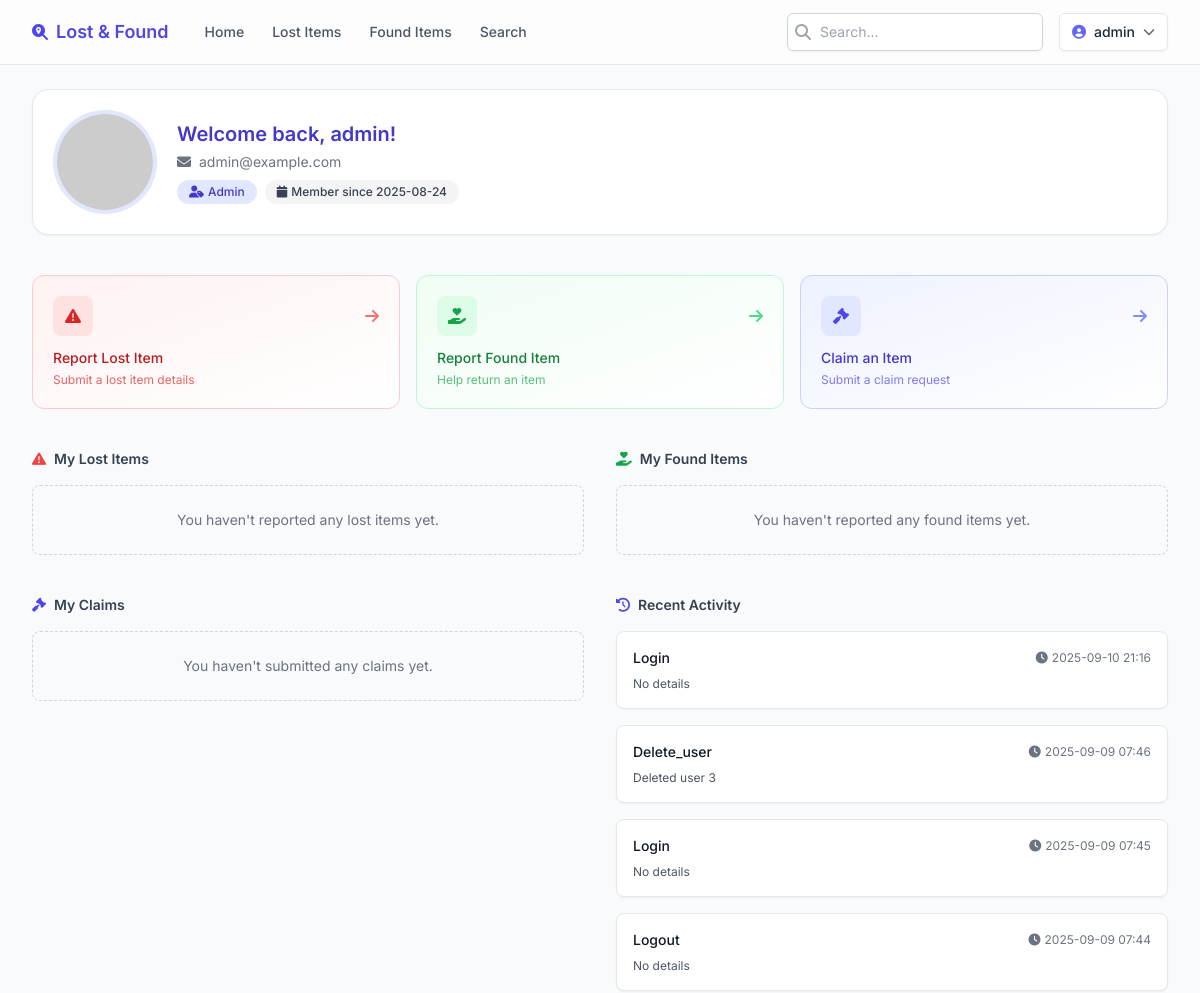
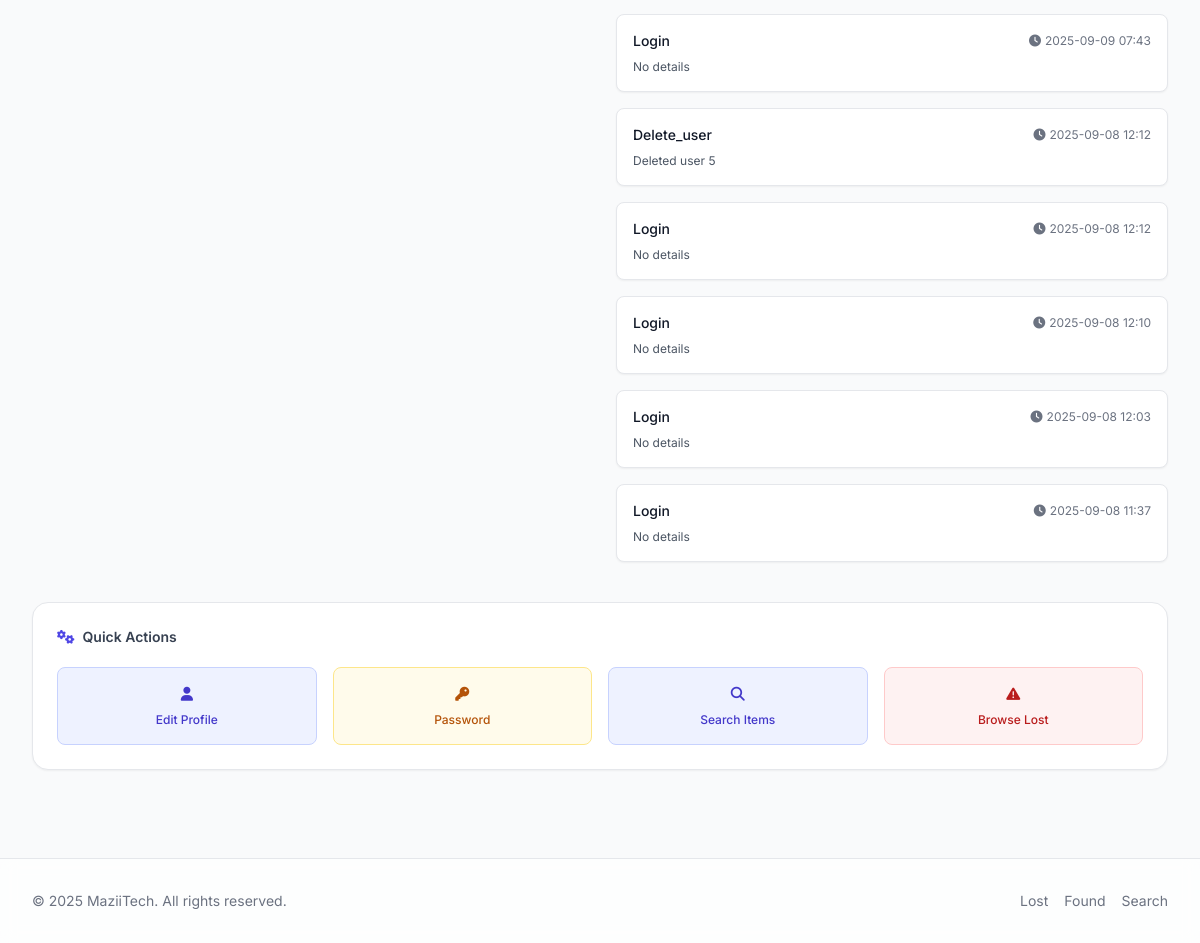
The page /dashboard (signed in) on the database as committed earlier (2 pictures, top to bottom).
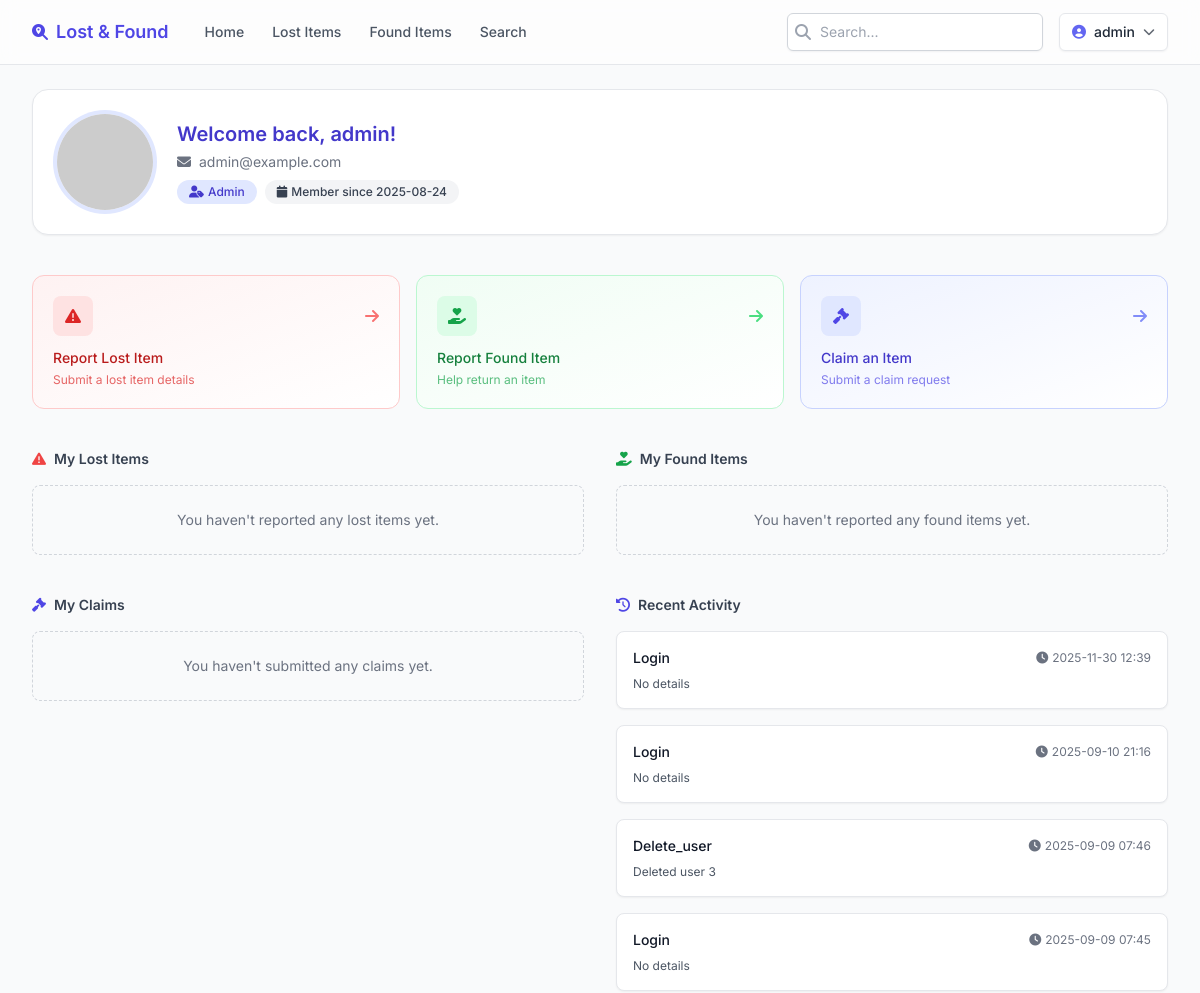
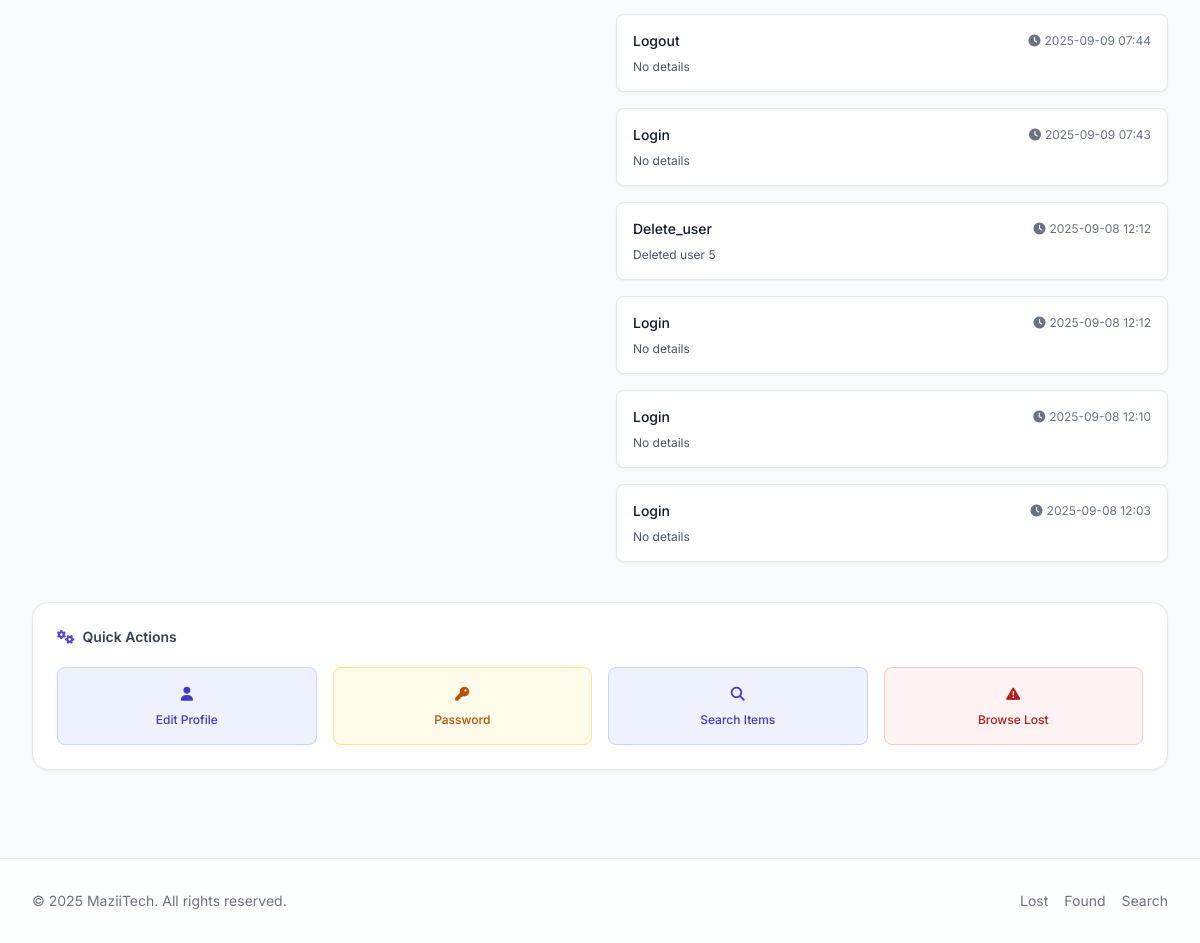
The same page on the database as committed later (2 pictures, top to bottom).
### models.py (models this page shows)
class UserActivity(db.Model):
    __tablename__ = 'user_activities'
    id = db.Column(db.Integer, primary_key=True)
    user_id = db.Column(db.Integer, db.ForeignKey('users.id'), nullable=False)
    action = db.Column(db.String(100), nullable=False)
    details = db.Column(db.Text, nullable=True)
    ip_address = db.Column(db.String(45), nullable=True)
    created_at = db.Column(db.DateTime, default=datetime.utcnow)
    user = db.relationship('User', backref='activities')

### app.py (the view)
@app.route('/dashboard')
@login_required
def user_dashboard():
    user_lost_items = LostItemModel.query.filter_by(
        student_email=current_user.email
    ).order_by(LostItemModel.created_at.desc()).limit(10).all()
    user_found_items = FoundItemModel.query.filter_by(
        student_email=current_user.email
    ).order_by(FoundItemModel.created_at.desc()).limit(10).all()
    user_claims = ClaimModel.query.filter_by(
        student_email=current_user.email
    ).order_by(ClaimModel.created_at.desc()).limit(10).all()
    user_activities = UserActivity.query.filter_by(
        user_id=current_user.id
    ).order_by(UserActivity.created_at.desc()).limit(10).all()
    return render_template('user_dashboard.html',
                         title='My Dashboard',
                         user_lost_items=user_lost_items,
                         user_found_items=user_found_items,
                         user_claims=user_claims,
                         user_activities=user_activities)

### __init__.py (called while the page is built)
def create_app():
    app = Flask(__name__)
    app.config.from_object(Config)
    db.init_app(app)
    login_manager.init_app(app)
    login_manager.login_view = 'login'
    login_manager.login_message = 'Please log in to access this page.'
    @login_manager.user_loader
    def load_user(user_id):
        from models import User
        return User.query.get(int(user_id))
    with app.app_context():
        import models
        db.create_all()
        from models import User
        admin_user = User.query.filter_by(username='admin').first()
        if not admin_user:
            admin_user = User(username='admin', email='admin@example.com', role='admin')
            admin_user.set_password('admin123')
            db.session.add(admin_user)
            db.session.commit()
    return app

### templates/user_dashboard.html (shortened to what the changed rows need)
{% extends "base.html" %}
{% block content %}
<div class="space-y-10">
  <div class="rounded-2xl border border-gray-200 bg-white shadow-sm p-6 flex flex-col sm:flex-row items-center gap-6">
	  <div class="flex-1 text-center sm:text-left">
		  <h1 class="text-xl font-semibold text-primary-700">Welcome back, {{ current_user.username }}!</h1>
	  </div>
  </div>
  <div class="grid lg:grid-cols-2 gap-8">
	  <div class="space-y-4">
		  <div class="flex items-center justify-between">
			  <h2 class="text-sm font-semibold text-gray-700 flex items-center gap-2"><i class="fas fa-exclamation-triangle text-red-500"></i> My Lost Items</h2>
		  </div>
	  </div>
	  <div class="space-y-4">
		  <div class="flex items-center justify-between">
			  <h2 class="text-sm font-semibold text-gray-700 flex items-center gap-2"><i class="fas fa-hand-holding-heart text-green-600"></i> My Found Items</h2>
		  </div>
	  </div>
  </div>
  <div class="grid lg:grid-cols-2 gap-8">
	  <div class="space-y-4">
		  <h2 class="text-sm font-semibold text-gray-700 flex items-center gap-2"><i class="fas fa-gavel text-primary-600"></i> My Claims</h2>
	  </div>
	  <div class="space-y-4">
		  <h2 class="text-sm font-semibold text-gray-700 flex items-center gap-2"><i class="fas fa-history text-indigo-600"></i> Recent Activity</h2>
		  <div class="space-y-4">
			{% if user_activities %}
			  {% for activity in user_activities %}
			  <div class="rounded-lg border border-gray-200 bg-white p-4 shadow-sm hover:shadow transition">
				  <div class="flex items-center justify-between">
					  <h3 class="text-sm font-medium text-gray-900">{{ activity.action|title }}</h3>
					  <span class="text-xs text-gray-500 flex items-center gap-1"><i class="fas fa-clock"></i>{{ activity.created_at.strftime('%Y-%m-%d %H:%M') }}</span>
				  </div>
				  <p class="mt-2 text-xs text-gray-600">{{ activity.details or 'No details' }}</p>
			  </div>
			  {% endfor %}
			{% else %}
			  <p class="text-sm text-gray-500 text-center py-6 border border-dashed border-gray-300 rounded-lg">No recent activity.</p>
			{% endif %}
		  </div>
	  </div>
  </div>
  <div class="rounded-2xl border border-gray-200 bg-white shadow-sm p-6">
	  <h2 class="text-sm font-semibold text-gray-700 mb-5 flex items-center gap-2"><i class="fas fa-cogs text-primary-600"></i> Quick Actions</h2>
  </div>
</div>
{% endblock %}

Rows that differ between the two databases and show on the page:
no longer on this page (row unchanged): UserActivity: action "Login", created_at "2025-09-08 11:37", details "No details"
added UserActivity: action "Login", created_at "2025-11-30 12:39", details "No details"
